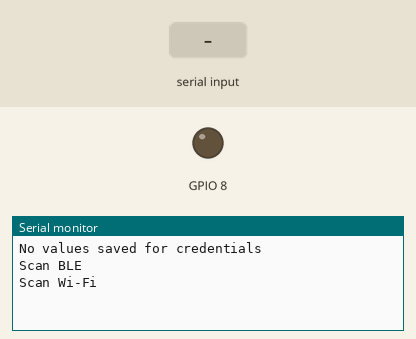
The sketch below on a simulated ESP32. Shown: output pins drawn as LEDs (lit = HIGH), the last lines printed to the serial monitor. Inputs (shaded band) come from the test bench. A WiFi scan finds three made-up networks; EEPROM starts erased; nothing arrives over Bluetooth unless stated.

Above: at 3.2 s.
3.3 s: "Results\n" received over Serial
At 5.1 s:
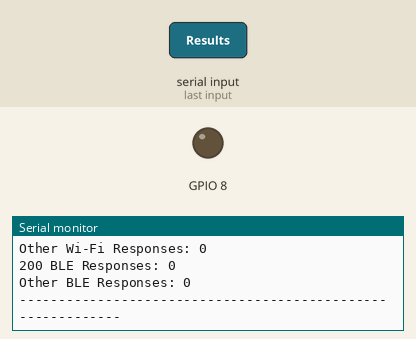
5.5 s: "90,45,200\n" received over Serial
At 6.9 s:
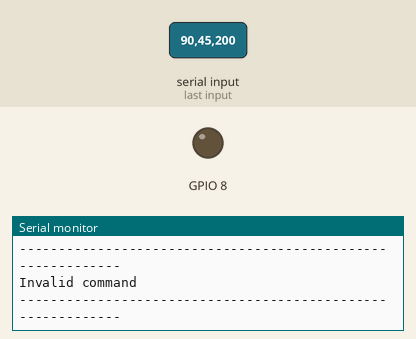

The sketch:

MultiB.ino
```cpp
/* This is the second section of the program. At first, the "permanent" file of the ESP32 is acessed to retrieve the information. Then, two json files are created with all available BLE devices and Wi-Fi networks as they are scanned. Afterwards the json files containing all devices and networks found are sent to the server */

#include "WiFi.h"
#include <HTTPClient.h>
#include <BLEDevice.h>
#include <BLEUtils.h>
#include <BLEScan.h>
#include <Preferences.h>
#include <BLEAdvertisedDevice.h>

#define DEBUG 1

#if DEBUG == 1
#define debug(x) Serial.print(x)
#define debugln(x) Serial.println(x)
#else
#define debug(x)
#define debugln(x)
#endif

// https://randomnerdtutorials.com/esp32-save-data-permanently-preferences/
Preferences preferences;

String ssid;
String password;
String serverName;
String tagName;
String wifiInterval;
String bleInterval;

// https://techtutorialsx.com/2017/08/20/esp32-arduino-freertos-queues/
QueueHandle_t queueWIFI;
QueueHandle_t queueBLE;

TaskHandle_t Task1, Task2, Task3, Task4;

//Counter for BLE devices scanned
int number = 1;

unsigned long totalScanWifi;

int scanTimeBle = 5; //In seconds

BLEScan* pBLEScan;

int response200Wifi;
int response200Ble;
int responseOtherWifi;
int responseOtherBle;

String translateEncryptionType(wifi_auth_mode_t encryptionType) {

  switch (encryptionType) {
    case (WIFI_AUTH_OPEN):
      return "Open";
    case (WIFI_AUTH_WEP):
      return "WEP";
    case (WIFI_AUTH_WPA_PSK):
      return "WPA_PSK";
    case (WIFI_AUTH_WPA2_PSK):
      return "WPA2_PSK";
    case (WIFI_AUTH_WPA_WPA2_PSK):
      return "WPA_WPA2_PSK";
    case (WIFI_AUTH_WPA2_ENTERPRISE):
      return "WPA2_ENTERPRISE";
  }
}

// Here the "static" part of the json file is initialized. It has several preset values that will be replaced as we scan the bluetooth networks.
String dataGramaBLE = "scanData= {  \"tagName\": \"tagPedro\",  \"tagBSSID\": \"00:11:22:33:44:99\",  \"tagNetwork\": \"eduroam\",  \"dataType\": \"BLE\",  \"scanMode\": \"auto\", \"BLEData\":";

// Here the "volatile" part of the json file is initialized. This part will be changing constantly
String adicionarBLE;

String adicionarBLECopy;

// Here the "static" part of the json file is initialized. It has several preset values that will be replaced as we scan the wi-fi networks.
String dataGramaWIFI = "scanData= { \"tagName\": \"tagPedro\", \"tagBSSID\": \"00:11:22:33:44:55\", \"tagNetwork\": \"eduroam\", \"dataType\": \"Wi-Fi\", \"scanMode\": \"auto\", \"WiFiData\":";

String adicionarWIFICopy;

class MyAdvertisedDeviceCallbacks: public BLEAdvertisedDeviceCallbacks {

    void onResult(BLEAdvertisedDevice advertisedDevice) {

      // The bluetooth data containing information about all the networks found has to be sent inside brackets
      adicionarBLE += "{\"bssid\": \"bssid(i)\",      \"rssi\": \"rssi(i)\",      \"ssid\": \"ssid(i)\"}";

      // The preset value of bssid is replaced by the bssid of the device found
      adicionarBLE.replace("bssid(i)", (advertisedDevice.getAddress().toString().c_str()));
      String rssiStr = String (advertisedDevice.getRSSI());
      // The preset value of rssi is replaced by the rssi of the device found
      adicionarBLE.replace("rssi(i)", rssiStr);
      String nome = advertisedDevice.getName().c_str();
      // The preset value of ssid is replaced by the ssid of the device found
      adicionarBLE.replace("ssid(i)", nome);
      number ++;
      adicionarBLE += ", ";
    }
};

void scanBLE() {

  debugln("Scan BLE");
  // put your main code here, to run repeatedly:
  // The wi-fi data containing information about all the networks found has to be sent inside brackets
  adicionarBLE += "[";
  BLEScanResults foundDevices = pBLEScan->start(scanTimeBle, false);
  // The wi-fi data containing information about all the networks found has to be sent inside brackets
  adicionarBLE += "]}";
  number = 1;
  pBLEScan->clearResults();   // delete results fromBLEScan buffer to release memory

  //It is necessary to remove the last comma
  int lastComma = adicionarBLE.lastIndexOf(',');
  adicionarBLE.remove(lastComma , 1);
  adicionarBLECopy = adicionarBLE;
  adicionarBLE.remove(0);
  xQueueOverwrite(queueBLE, &adicionarBLECopy);
}

void scanWIFI() {

  debugln("Scan Wi-Fi");
  unsigned long scanWifiA = millis();
  // Here the "volatile" part of the json file is initialized. This part will be changing constantly
  String adicionarWIFI;
  int linhaUm = 1;
  int numberOfNetworks = WiFi.scanNetworks();

  // The wi-fi data containing information about all the networks found has to be sent inside brackets
  adicionarWIFI += "[";

  for (int i = 0; i < numberOfNetworks; i++) {
    if (linhaUm == 0) {
      adicionarWIFI += ", ";
    } else linhaUm = 0;

    adicionarWIFI += "{\"bssid\": \"bssid(i)\",      \"rssi\": \"rssi(i)\",      \"ssid\": \"ssid(i)\",      \"encript\": \"encript(i)\"}";

    // The preset value of bssid is replaced by the bssid of the network number i found
    adicionarWIFI.replace("bssid(i)", (WiFi.BSSIDstr(i)));

    String rssiStr = String (WiFi.RSSI(i));
    // The preset value of rssi is replaced by the rssi of the network number i found
    adicionarWIFI.replace("rssi(i)", rssiStr);

    // The preset value of ssid is replaced by the ssid of the network number i found
    adicionarWIFI.replace("ssid(i)", (WiFi.SSID(i)));

    String encryptionTypeDescription = translateEncryptionType(WiFi.encryptionType(i));

    // The preset value of encryption is replaced by the encryption of the network number i found
    adicionarWIFI.replace("encript(i)", encryptionTypeDescription);

  }

  // The wi-fi data containing information about all the networks found has to be sent inside brackets
  adicionarWIFI += "]}";

  adicionarWIFICopy = adicionarWIFI;

  adicionarWIFI.remove(0);

  xQueueOverwrite(queueWIFI, &adicionarWIFICopy);

  unsigned long scanWifiB = millis();
  totalScanWifi = scanWifiB - scanWifiA;
}

void postBLE() {

  xQueueReceive(queueBLE, &adicionarBLECopy, portMAX_DELAY);

  if ( adicionarBLECopy.length() > 0) {

    // Send HTTP POST request
    // Here we concatenate both parts to originate the final datagram to be sent
    String dataGramaBLEFinal = dataGramaBLE + adicionarBLECopy;

    int tamanhoBLE = dataGramaBLEFinal.length();

    int connectionCountBLE = 0;

    //Check WiFi connection status
    if (WiFi.status() == WL_CONNECTED) {
      WiFiClient client;
      HTTPClient http;

      // Your Domain name with URL path or IP address with path
      if (connectionCountBLE == 0) {
        http.begin(client, serverName);
      } connectionCountBLE++;

      // Specify content-type header
      http.addHeader("Content-Type", "application/x-www-form-urlencoded", "Content-Length", tamanhoBLE);
      http.addHeader("Accept", "*/*");
      http.addHeader("Accept-Encoding", "gzip, deflate, br");
      http.addHeader("Connection", "keep-alive");

      if (wifiInterval.toInt() >= 0) {
        //if no intervals are used it is needed to suspend wifiScans in order for the posts to be successful
        //vTaskSuspend(Task3);
      }
      int httpResponseCodeBLE = http.POST(dataGramaBLEFinal);
      if (wifiInterval.toInt() >= 0) {
        //if no intervals are used it is needed to suspend wifiScans in order for the posts to be successful
        //vTaskResume(Task3);
      }

      String responseBLE = http.getString();

      if (httpResponseCodeBLE == 200) {
        response200Ble++;
      }
      else {
        debug("[BLE] HTTP Response code: ");
        debugln(httpResponseCodeBLE);
        debugln(responseBLE);
        responseOtherBle++;
      }

    }
  }
}


void postWIFI() {

  xQueueReceive(queueWIFI, &adicionarWIFICopy, portMAX_DELAY);

  if ( adicionarWIFICopy.length() > 0) {

    // Here we concatenate both parts to originate the final datagram to be sent
    String dataGramaWIFIFinal = dataGramaWIFI + adicionarWIFICopy;
    int tamanhoWIFI = dataGramaWIFIFinal.length();

    int connectionCountWIFI = 0;

    //Send an HTTP POST request every 1 second

    //Check WiFi connection status
    if (WiFi.status() == WL_CONNECTED) {
      WiFiClient client;
      HTTPClient http;

      // Your Domain name with URL path or IP address with path
      if (connectionCountWIFI == 0) {
        http.begin(client, serverName);
      } connectionCountWIFI++;

      // Specify content-type header
      http.addHeader("Content-Type", "application/x-www-form-urlencoded", "Content-Length", tamanhoWIFI);
      http.addHeader("Accept", "*/*");
      http.addHeader("Accept-Encoding", "gzip, deflate, br");
      http.addHeader("Connection", "keep-alive");

      // Send HTTP POST request
      if (wifiInterval.toInt() >= 0) {
        //if no intervals are used it is needed to suspend wifiScans in order for the posts to be successful
        //vTaskSuspend(Task3);
      }
      int httpResponseCodeWIFI = http.POST(dataGramaWIFIFinal);
      if (wifiInterval.toInt() >= 0) {
        //if no intervals are used it is needed to suspend wifiScans in order for the posts to be successful
        //vTaskResume(Task3);
      }

      String responseWifi = http.getString();

      if (httpResponseCodeWIFI == 200) {
        response200Wifi++;
      }
      else {
        debug("[Wi-Fi] HTTP Response code: ");
        debugln(httpResponseCodeWIFI);
        debugln(responseWifi);
        responseOtherWifi++;
      }

    }
  }
}

void codeForTask1( void * parameter ) {
  for (;;) {
    if (bleInterval.toInt() >= 0) {
      scanBLE();

      int waitBle;
      waitBle = bleInterval.toInt() - (scanTimeBle * 1000);

      if (waitBle >= 0) {
        delay(waitBle);
      }
      else {
        delay(500);
      }
    }

    else {
      vTaskDelete(Task1);
      vTaskDelete(Task2);
    }
  }
}

void codeForTask2( void * parameter ) {
  for (;;) {
    postBLE();
    //https://stackoverflow.com/questions/66278271/task-watchdog-got-triggered-the-tasks-did-not-reset-the-watchdog-in-time
    delay(500);
  }
}

void codeForTask3( void * parameter ) {
  for (;;) {
    if (wifiInterval.toInt() >= 0) {
      scanWIFI();

      unsigned long waitWifi;
      waitWifi = wifiInterval.toInt() - totalScanWifi;

      if (waitWifi >= 0) {
        delay(waitWifi);
        //if no intervals are used it is needed to suspend wifiScans in order for the posts to be successful but there can also be concurring suspends and resumes
      }
      else {
        delay(500);
      }
    }

    else {
      vTaskDelete(Task3);
      vTaskDelete(Task4);
    }
  }
}

void codeForTask4( void * parameter ) {
  for (;;) {
    postWIFI();
    //https://stackoverflow.com/questions/66278271/task-watchdog-got-triggered-the-tasks-did-not-reset-the-watchdog-in-time
    delay(500);
  }

}

void setup() {

  Serial.begin(115200);

  queueWIFI = xQueueCreate( 1, 20 );
  queueBLE = xQueueCreate( 1, 20 );

  if (queueWIFI == NULL) {
    debugln("Error creating the queue");
  }

  if (queueBLE == NULL) {
    debugln("Error creating the queue");
  }

  preferences.begin("credentials", false);
  ssid = preferences.getString("ssid", "");
  password = preferences.getString("password", "");
  serverName = preferences.getString("serverName", "");
  tagName = preferences.getString("tagName", "");
  wifiInterval = preferences.getString("WIFIinterval", "");
  bleInterval = preferences.getString("BLEinterval", "");

  if (ssid == "" || password == "" || serverName == "" || tagName == "" || wifiInterval == "" || bleInterval == "") {
    Serial.println("No values saved for credentials");
  }
  else {
    // Connect to Wi-Fi
    WiFi.mode(WIFI_STA);
    WiFi.begin(ssid.c_str(), password.c_str());
    Serial.print("Connecting to Wi-Fi ..");
    while (WiFi.status() != WL_CONNECTED) {
      Serial.print('.');
      delay(1000);
    }
    debugln(" Connected to network");
  }

  // In the datagram to be sent it is required to identify which network the device is connected to and it's ssid
  dataGramaWIFI.replace("eduroam", (WiFi.SSID()));

  // In the datagram to be sent it is required to identify which network the device is connected to and it's macAdress
  dataGramaWIFI.replace("00:11:22:33:44:55", (WiFi.macAddress()));

  // In the datagram to be sent it is required to identify which network the device is connected to and it's macAdress
  dataGramaWIFI.replace("tagPedro", tagName);

  // In the datagram to be sent it is required to identify which network the device is connected to and it's ssid
  dataGramaBLE.replace("eduroam", (WiFi.SSID()));

  // In the datagram to be sent it is required to identify which network the device is connected to and it's macAdress
  dataGramaBLE.replace("00:11:22:33:44:99", (WiFi.macAddress()));

  // In the datagram to be sent it is required to identify which network the device is connected to and it's macAdress
  dataGramaBLE.replace("tagPedro", tagName);

  BLEDevice::init("");
  pBLEScan = BLEDevice::getScan(); // create new scan
  pBLEScan->setAdvertisedDeviceCallbacks(new MyAdvertisedDeviceCallbacks());
  pBLEScan->setActiveScan(true); // active scan uses more power, but get results faster
  pBLEScan->setInterval(100);
  pBLEScan->setWindow(99);  // less or equal setInterval value

  //https://randomnerdtutorials.com/esp32-dual-core-arduino-ide/
  pinMode(D9, OUTPUT);
  /* create Mutex */
  /*Syntax for assigning task to a core:
    xTaskCreatePinnedToCore(
                    TaskFunc,     // Function to implement the task
                    "TaskLabel",  // Name of the task
                    10000,        // Stack size in bytes
                    NULL,         // Task input parameter
                    0,            // Priority of the task
                    &TaskHandle,  // Task handle.
                    TaskCore);    // Core where the task should run
  */
  //Both tasks run on the same core so different priorities are attributed to each
  xTaskCreatePinnedToCore(    codeForTask1,    "scanBLE",    10000,    NULL,    1,    &Task1,    0);
  delay(500);
  xTaskCreatePinnedToCore(    codeForTask2,    "postBLE",    10000,    NULL,    1,    &Task2,    0);
  delay(500);
  xTaskCreatePinnedToCore(    codeForTask3,    "scanWIFI",    10000,    NULL,    1,    &Task3,    1);
  delay(500);
  xTaskCreatePinnedToCore(    codeForTask4,    "postWIFI",    10000,    NULL,   1,    &Task4,    1);
  delay(500);
}

//The task which runs setup() and loop() is created on core 1 with priority 1.
void loop() {

  // https://www.norwegiancreations.com/2017/12/arduino-tutorial-serial-inputs/
  String command;

  if (Serial.available()) {
    command = Serial.readStringUntil('\n');

    if (command.equals("Results")) {
      debugln("------------------------------------------------------------");
      debug("200 Wi-Fi Responses: ");
      debugln(response200Wifi);
      debug("Other Wi-Fi Responses: ");
      debugln(responseOtherWifi);
      debug("200 BLE Responses: ");
      debugln(response200Ble);
      debug("Other BLE Responses: ");
      debugln(responseOtherBle);
      debugln("------------------------------------------------------------");
    }

    else {
      debugln("------------------------------------------------------------");
      Serial.println("Invalid command");
      debugln("------------------------------------------------------------");
    }
  }

  delay(1000);
  //vTaskDelete(NULL);
}
// to delete that task and free its resources because it isn't planed to use it at all.
```

Measured:
- after the input at 3.3 s, the serial monitor: prints a new line after 0.70 s (image 1)
- after the input at 5.5 s, the serial monitor: prints a new line after 0.51 s (image 2)
